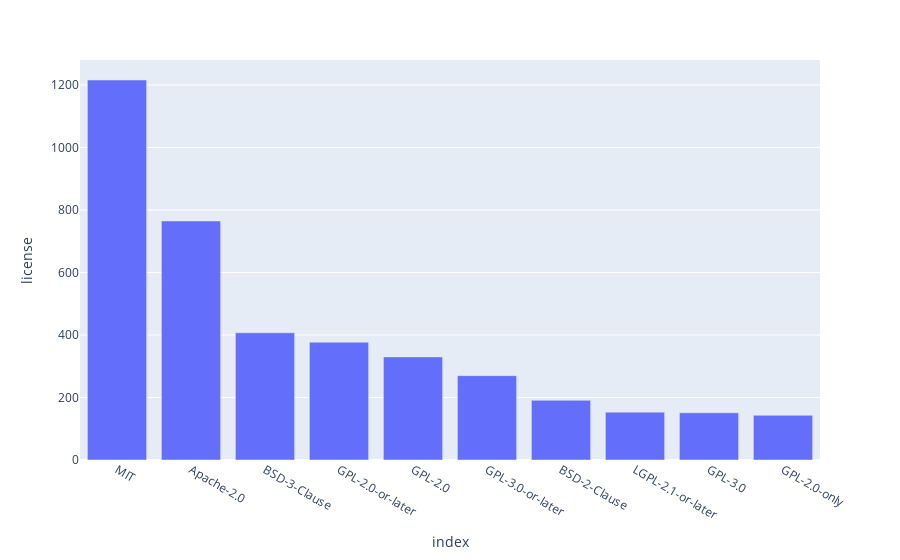

Write notebook code for a chart like this one.
### Code cell
col_name = "license"
fig = px.bar(licenses_df[:10], y='license')
fig.show()

### Figure 1 — Plotly figure (JSON) as saved in the notebook; plotly's stock layout.template omitted (floating-point values rounded to 4 significant figures)
{"data": [{"alignmentgroup": "True", "hovertemplate": "index=%{x}<br>license=%{y}<extra></extra>", "legendgroup": "", "marker": {"color": "#636efa", "pattern": {"shape": ""}}, "name": "", "offsetgroup": "", "orientation": "v", "showlegend": false, "textposition": "auto", "type": "bar", "x": ["MIT", "Apache-2.0", "BSD-3-Clause", "GPL-2.0-or-later", "GPL-2.0", "GPL-3.0-or-later", "BSD-2-Clause", "LGPL-2.1-or-later", "GPL-3.0", "GPL-2.0-only"], "xaxis": "x", "y": [1216, 765, 407, 377, 330, 270, 191, 153, 151, 143], "yaxis": "y"}], "layout": {"barmode": "relative", "legend": {"tracegroupgap": 0}, "margin": {"t": 60}, "xaxis": {"anchor": "y", "domain": [0, 1], "title": {"text": "index"}}, "yaxis": {"anchor": "x", "domain": [0, 1], "title": {"text": "license"}}}}
